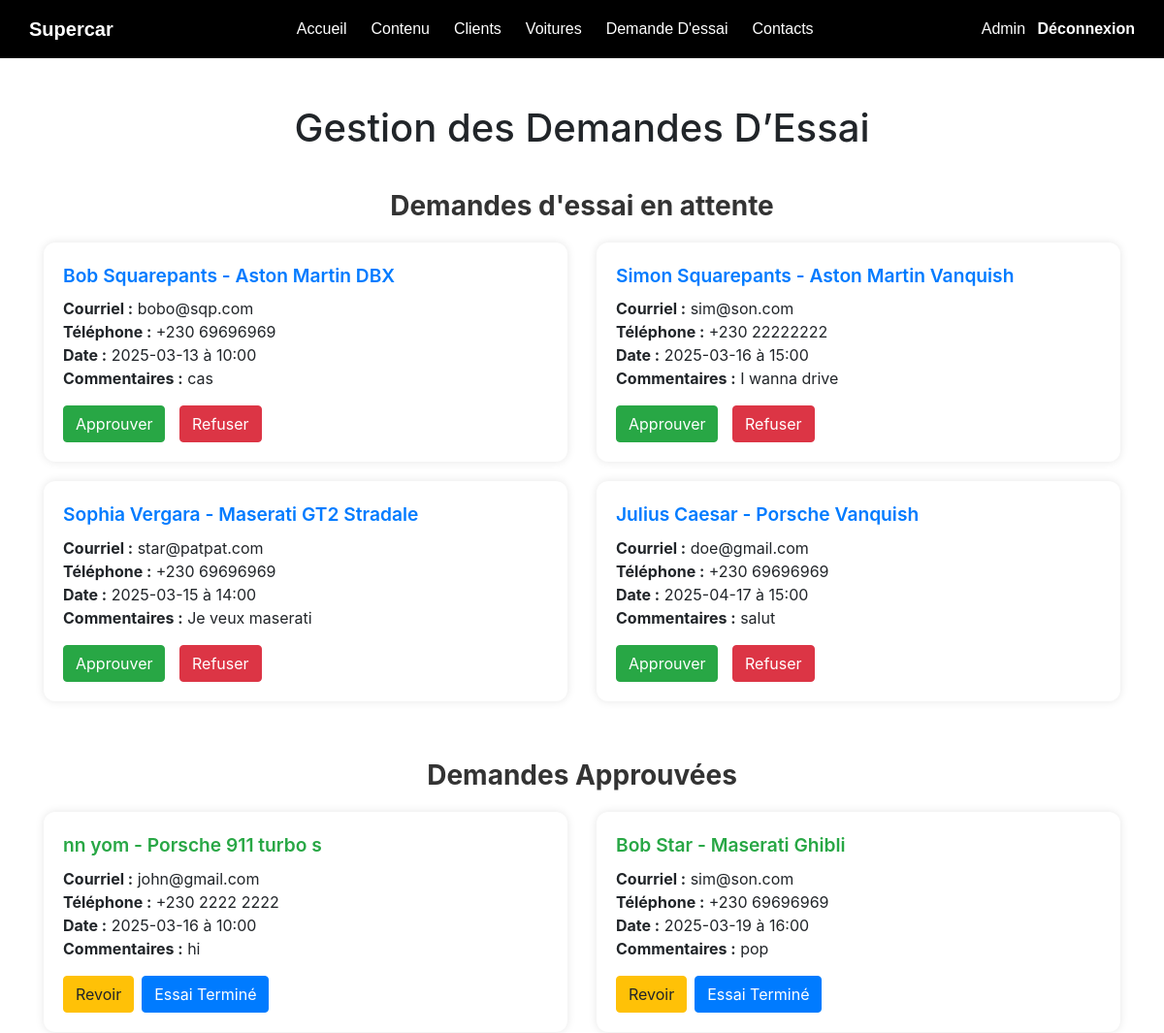
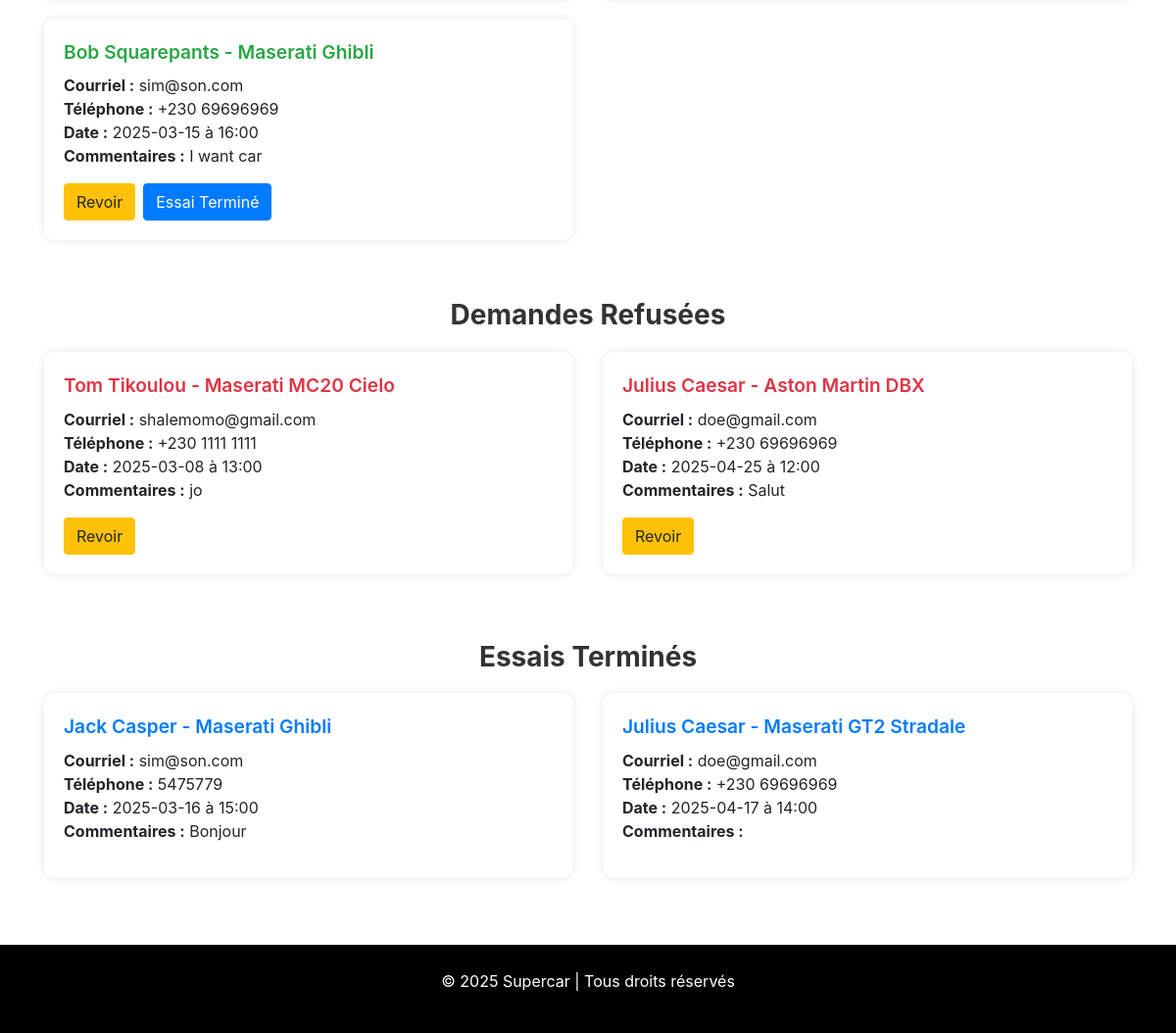
The app's page /view-trial-requests.php (signed in) with its own data (2 pictures, top to bottom).
### tables this page shows
CREATE TABLE IF NOT EXISTS `testdrive_request` (
  `id` int NOT NULL AUTO_INCREMENT,
  `last_name` varchar(50) NOT NULL,
  `first_name` varchar(50) NOT NULL,
  `email` varchar(100) NOT NULL,
  `phone` varchar(20) NOT NULL,
  `brand` varchar(50) NOT NULL,
  `model` varchar(50) NOT NULL,
  `request_date` date NOT NULL,
  `request_time` varchar(10) NOT NULL,
  `comments` text,
  `status` text NOT NULL,
  PRIMARY KEY (`id`)
);

### view-trial-requests.php (the view, shortened to what this page needs)
<?php
$conn = mysqli_connect("localhost", "root", "", "test_drive");
$pending = mysqli_query($conn, "SELECT * FROM testdrive_request WHERE status IS NULL OR status = 'pending'");
$approved = mysqli_query($conn, "SELECT * FROM testdrive_request WHERE status = 'approved'");
$denied = mysqli_query($conn, "SELECT * FROM testdrive_request WHERE status = 'denied'");
$completed = mysqli_query($conn, "SELECT * FROM testdrive_request WHERE status = 'completed'");
?>
<!DOCTYPE html>
<html lang="fr">
<head>
    <link href="https://cdn.jsdelivr.net/npm/bootstrap@5.3.2/dist/css/bootstrap.min.css" rel="stylesheet">
    <link rel="stylesheet" href="navbar.css">
    <link rel="stylesheet" href="footer.css">
</head>
<body>
    <?php include 'navbar-structure.php'; ?>
<div class="container my-5">
    <h1 class="text-center mb-4">Gestion des Demandes D’Essai</h1>
    <h3 class="section-title">Demandes d'essai en attente</h3>
    <div class="row">
        <?php while ($row = mysqli_fetch_assoc($pending)) { ?>
            <div class="col-md-6">
                <div class="request-card">
                    <div class="request-header">
                        <?= $row['first_name'] . ' ' . $row['last_name'] ?> - <?= $row['brand'] ?> <?= $row['model'] ?>
                    </div>
                    <div class="request-body mt-2">
                        <p><strong>Courriel :</strong> <?= $row['email'] ?></p>
                        <p><strong>Téléphone :</strong> <?= $row['phone'] ?></p>
                        <p><strong>Date :</strong> <?= $row['request_date'] ?> à <?= $row['request_time'] ?></p>
                        <p><strong>Commentaires :</strong> <?= $row['comments'] ?></p>
                        <form method="POST" class="mt-3">
                            <button name="action" value="approve" class="btn btn-success btn-space">Approuver</button>
                            <button name="action" value="deny" class="btn btn-danger">Refuser</button>
                        </form>
                    </div>
                </div>
            </div>
        <?php } ?>
    </div>
    <h3 class="section-title">Demandes Approuvées </h3>
    <div class="row">
        <?php while ($row = mysqli_fetch_assoc($approved)) { ?>
            <div class="col-md-6">
                <div class="request-card border-success">
                    <div class="request-header text-success">
                        <?= $row['first_name'] . ' ' . $row['last_name'] ?> - <?= $row['brand'] ?> <?= $row['model'] ?>
                    </div>
                    <div class="request-body mt-2">
                        <p><strong>Courriel :</strong> <?= $row['email'] ?></p>
                        <p><strong>Téléphone :</strong> <?= $row['phone'] ?></p>
                        <p><strong>Date :</strong> <?= $row['request_date'] ?> à <?= $row['request_time'] ?></p>
                        <p><strong>Commentaires :</strong> <?= $row['comments'] ?></p>
                        <form method="POST" class="mt-3 d-flex gap-2">
                            <button name="action" value="revoir" class="btn btn-warning">Revoir</button>
                            <button name="action" value="complete" class="btn btn-primary">Essai Terminé</button>
                        </form>
                    </div>
                </div>
            </div>
        <?php } ?>
    </div>
    <h3 class="section-title">Demandes Refusées </h3>
    <div class="row">
        <?php while ($row = mysqli_fetch_assoc($denied)) { ?>
            <div class="col-md-6">
                <div class="request-card border-danger">
                    <div class="request-header text-danger">
                        <?= $row['first_name'] . ' ' . $row['last_name'] ?> - <?= $row['brand'] ?> <?= $row['model'] ?>
                    </div>
                    <div class="request-body mt-2">
                        <p><strong>Courriel :</strong> <?= $row['email'] ?></p>
                        <p><strong>Téléphone :</strong> <?= $row['phone'] ?></p>
                        <p><strong>Date :</strong> <?= $row['request_date'] ?> à <?= $row['request_time'] ?></p>
                        <p><strong>Commentaires :</strong> <?= $row['comments'] ?></p>
                        <form method="POST" class="mt-3">
                            <button name="action" value="revoir" class="btn btn-warning">Revoir</button>
                        </form>
                    </div>
                </div>
            </div>
        <?php } ?>
    </div>
</div>
<h3 class="section-title">Essais Terminés</h3>
<div class="container mb-5">
    <div class="row">
        <?php while ($row = mysqli_fetch_assoc($completed)) { ?>
            <div class="col-md-6">
                <div class="request-card border-primary">
                    <div class="request-header text-primary">
                        <?= $row['first_name'] . ' ' . $row['last_name'] ?> - <?= $row['brand'] ?> <?= $row['model'] ?>
                    </div>
                    <div class="request-body mt-2">
                        <p><strong>Courriel :</strong> <?= $row['email'] ?></p>
                        <p><strong>Téléphone :</strong> <?= $row['phone'] ?></p>
                        <p><strong>Date :</strong> <?= $row['request_date'] ?> à <?= $row['request_time'] ?></p>
                        <p><strong>Commentaires :</strong> <?= $row['comments'] ?></p>
                    </div>
                </div>
            </div>
        <?php } ?>
    </div>
</div>
<?php include 'footer-structure.php'; ?>
</body>
</html>

### view-trial-requests.php (style rules this page uses)
body { background: #f5f7fa; font-family: 'Segoe UI', sans-serif; }
.section-title { margin-top: 40px; margin-bottom: 20px; text-align: center; font-weight: bold; color: #333; }
.request-card { box-shadow: 0 0 10px rgba(0,0,0,0.1); border-radius: 12px; background: #fff; padding: 20px; margin-bottom: 20px; transition: transform 0.2s; }
.request-header { font-size: 1.2rem; font-weight: 600; color: #007bff; }
.request-body p { margin: 0; }
.btn-space { margin-right: 10px; }

### records on screen
testdrive_request: first_name "Bob", last_name "Squarepants", brand "Aston Martin", model "DBX", email "bobo@sqp.com", phone "+230 69696969", request_date "2025-03-13", request_time "10:00", comments "cas"
testdrive_request: first_name "Simon", last_name "Squarepants", brand "Aston Martin", model "Vanquish", email "sim@son.com", phone "+230 22222222", request_date "2025-03-16", request_time "15:00", comments "I wanna drive"
testdrive_request: first_name "Sophia", last_name "Vergara", brand "Maserati", model "GT2 Stradale", email "star@patpat.com", phone "+230 69696969", request_date "2025-03-15", request_time "14:00", comments "Je veux maserati"
testdrive_request: first_name "Julius", last_name "Caesar", brand "Porsche", model "Vanquish", email "doe@gmail.com", phone "+230 69696969", request_date "2025-04-17", request_time "15:00", comments "salut"
testdrive_request: first_name "nn", last_name "yom", brand "Porsche", model "911 turbo s", email "john@gmail.com", phone "+230 2222 2222", request_date "2025-03-16", request_time "10:00", comments "hi"
testdrive_request: first_name "Bob", last_name "Star", brand "Maserati", model "Ghibli", email "sim@son.com", phone "+230 69696969", request_date "2025-03-19", request_time "16:00", comments "pop"
testdrive_request: first_name "Bob", last_name "Squarepants", brand "Maserati", model "Ghibli", email "sim@son.com", phone "+230 69696969", request_date "2025-03-15", request_time "16:00", comments "I want car"
testdrive_request: first_name "Tom", last_name "Tikoulou", brand "Maserati", model "MC20 Cielo", email "shalemomo@gmail.com", phone "+230 1111 1111", request_date "2025-03-08", request_time "13:00", comments "jo"
testdrive_request: first_name "Julius", last_name "Caesar", brand "Aston Martin", model "DBX", email "doe@gmail.com", phone "+230 69696969", request_date "2025-04-25", request_time "12:00", comments "Salut"
testdrive_request: first_name "Jack", last_name "Casper", brand "Maserati", model "Ghibli", email "sim@son.com", phone "5475779", request_date "2025-03-16", request_time "15:00", comments "Bonjour"
testdrive_request: first_name "Julius", last_name "Caesar", brand "Maserati", model "GT2 Stradale", email "doe@gmail.com", phone "+230 69696969", request_date "2025-04-17", request_time "14:00"

### other values on screen
$_SESSION['username'] "Admin"
